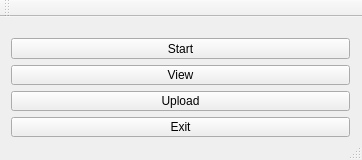
<?xml version="1.0" encoding="UTF-8"?>
<ui version="4.0">
 <class>MainWindow</class>
 <widget class="QMainWindow" name="MainWindow">
  <property name="geometry">
   <rect>
    <x>0</x>
    <y>0</y>
    <width>362</width>
    <height>160</height>
   </rect>
  </property>
  <property name="windowTitle">
   <string>Win32 SysInfo</string>
  </property>
  <property name="windowIcon">
   <iconset>
    <normaloff>../src/images/Win32DiskImager.ico</normaloff>../src/images/Win32DiskImager.ico</iconset>
  </property>
  <widget class="QWidget" name="centralWidget">
   <widget class="QWidget" name="verticalLayoutWidget">
    <property name="geometry">
     <rect>
      <x>0</x>
      <y>10</y>
      <width>361</width>
      <height>121</height>
     </rect>
    </property>
    <layout class="QVBoxLayout" name="verticalLayout">
     <item>
      <widget class="QPushButton" name="startButton">
       <property name="toolTip">
        <string extracomment="Click to start test."/>
       </property>
       <property name="text">
        <string>Start</string>
       </property>
      </widget>
     </item>
     <item>
      <widget class="QPushButton" name="viewButton">
       <property name="text">
        <string>View</string>
       </property>
      </widget>
     </item>
     <item>
      <widget class="QPushButton" name="uploadButton">
       <property name="text">
        <string>Upload</string>
       </property>
      </widget>
     </item>
     <item>
      <widget class="QPushButton" name="exitButton">
       <property name="text">
        <string>Exit</string>
       </property>
      </widget>
     </item>
    </layout>
   </widget>
  </widget>
  <widget class="QToolBar" name="mainToolBar">
   <attribute name="toolBarArea">
    <enum>TopToolBarArea</enum>
   </attribute>
   <attribute name="toolBarBreak">
    <bool>false</bool>
   </attribute>
  </widget>
  <widget class="QStatusBar" name="statusBar"/>
 </widget>
 <layoutdefault spacing="6" margin="11"/>
 <resources/>
 <connections/>
</ui>
